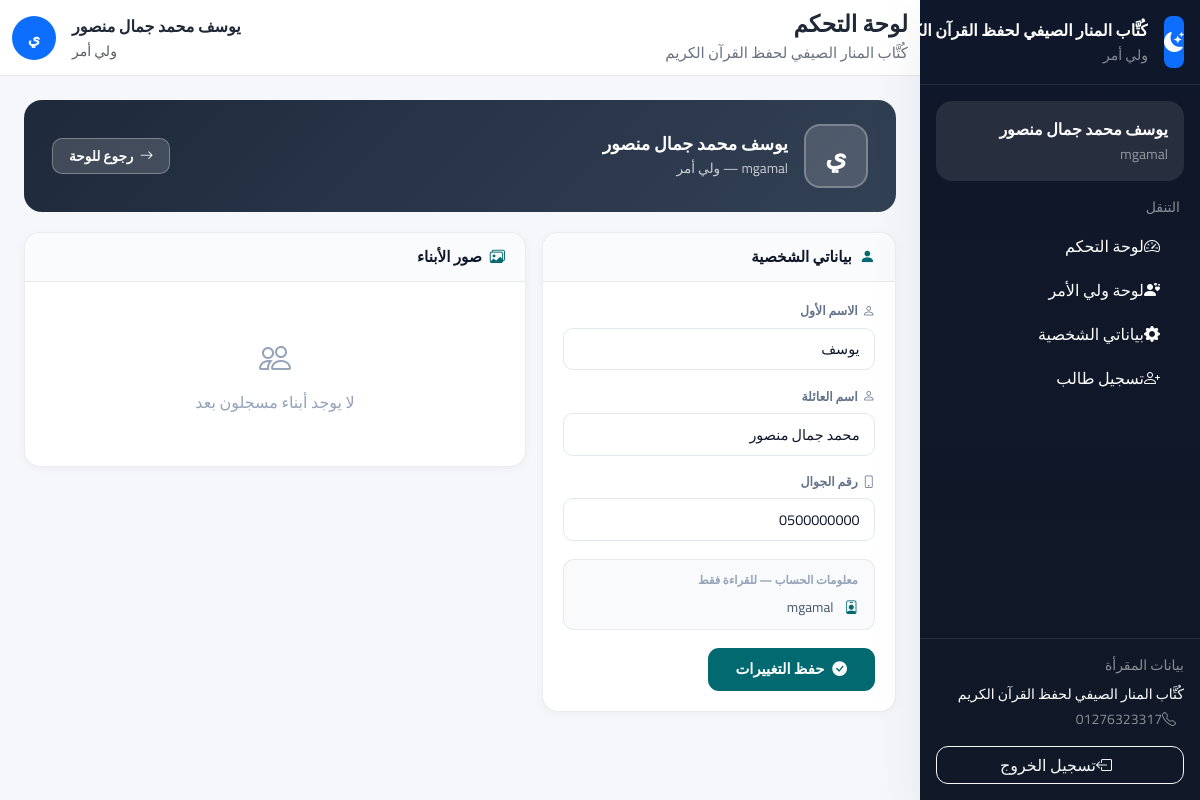
Screenshot of /accounts/d/parent/profile/ (signed in) with the database file from the repository.
### accounts/models.py (models this page shows, shortened)
class SiteSettings(models.Model):
    name = models.CharField(max_length=200, default='مقرأة القرآن الكريم', verbose_name='اسم المقرأة')
    logo = models.ImageField(upload_to='settings/', blank=True, null=True, verbose_name='الشعار')
    address = models.CharField(max_length=300, blank=True, verbose_name='العنوان')
    phone = models.CharField(max_length=20, blank=True, verbose_name='الهاتف')
    email = models.EmailField(blank=True, verbose_name='البريد الإلكتروني')
    description = models.TextField(blank=True, verbose_name='نبذة عن المقرأة')
    allow_registration = models.BooleanField(default=True, verbose_name='السماح بالتسجيل')
    auto_assign_halls = models.BooleanField(default=True, verbose_name='التسكين التلقائي')
    max_age_limit = models.PositiveIntegerField(default=15, verbose_name='الحد الأقصى للسن')
    min_age_limit = models.PositiveIntegerField(default=3, verbose_name='الحد الأدنى للسن')
    attendance_start_time = models.TimeField(default='08:00', verbose_name='وقت بداية الحضور')
    late_threshold_minutes = models.PositiveIntegerField(default=15, verbose_name='دقائق التأخير')
    facebook = models.URLField(blank=True, verbose_name='فيسبوك')
    whatsapp = models.CharField(max_length=20, blank=True, verbose_name='واتساب')
    updated_at = models.DateTimeField(auto_now=True)
    updated_by = models.ForeignKey(
        User,
        on_delete=models.SET_NULL,
        null=True,
        blank=True,
        verbose_name='آخر تعديل بواسطة'
    )
    @classmethod
    def get_settings(cls):
        obj, _ = cls.objects.get_or_create(pk=1)
        return obj
    class Meta:
        verbose_name = 'إعدادات الموقع'
        verbose_name_plural = 'إعدادات الموقع'

class User(AbstractUser):
    ROLE_GENERAL_MANAGER = 'general_manager'
    ROLE_GENERAL_SUPERVISOR = 'general_supervisor'
    ROLE_HALL_SUPERVISOR = 'hall_supervisor'
    ROLE_TEACHER = 'teacher'
    ROLE_PARENT = 'parent'
    ROLES = [
        (ROLE_GENERAL_MANAGER, 'مدير عام'),
        (ROLE_GENERAL_SUPERVISOR, 'مشرف عام'),
        (ROLE_HALL_SUPERVISOR, 'مشرف قاعات'),
        (ROLE_TEACHER, 'معلم'),
        (ROLE_PARENT, 'ولي أمر'),
    ]
    role = models.CharField(
        max_length=30,
        choices=ROLES,
        default=ROLE_PARENT,
        verbose_name='الدور الوظيفي'
    )
    phone = models.CharField(
        max_length=20,
        blank=True,
        null=True,
        verbose_name='رقم الهاتف'
    )
    profile_picture = models.ImageField(
        upload_to='profiles/',
        blank=True,
        null=True,
        verbose_name='الصورة الشخصية'
    )
    can_manage_users = models.BooleanField(default=False, verbose_name='إدارة المستخدمين')
    can_manage_halls = models.BooleanField(default=False, verbose_name='إدارة القاعات')
    can_manage_students = models.BooleanField(default=False, verbose_name='إدارة الطلاب')
    can_manage_attendance = models.BooleanField(default=False, verbose_name='إدارة الحضور')
    can_manage_evaluations = models.BooleanField(default=False, verbose_name='إدارة التقييمات')
    can_manage_settings = models.BooleanField(default=False, verbose_name='إدارة الإعدادات')
    @property
    def is_general_manager(self):
        return self.role == self.ROLE_GENERAL_MANAGER
    @property
    def is_general_supervisor(self):
        return self.role == self.ROLE_GENERAL_SUPERVISOR
    @property
    def is_hall_supervisor(self):
        return self.role == self.ROLE_HALL_SUPERVISOR
    @property
    def is_teacher(self):
        return self.role == self.ROLE_TEACHER
    @property
    def is_parent(self):
        return self.role == self.ROLE_PARENT
    class Meta:
        verbose_name = 'مستخدم'
        verbose_name_plural = 'المستخدمون'

### accounts/views_dashboard.py (the view, shortened to what this page needs)
class ParentProfileView(ParentRequiredMixin, View):
    template_name = 'dashboard/parent_profile.html'
    def get(self, request):
        form = ParentProfileForm(instance=request.user)
        return render(request, self.template_name, {'form': form})

### templates/dashboard/parent_profile.html (shortened to what this page needs)
{% extends "base.html" %}
{% block content %}
<div class="pp-hero">
    <div style="display:flex; align-items:center; gap:1rem;">
        <div class="pp-avatar-big">{{ user.first_name|first|default:user.username|first }}</div>
        <div>
            <h1>{{ user.get_full_name|default:user.username }}</h1>
            <p>{{ user.username }} — {{ user.get_role_display }}</p>
        </div>
    </div>
    <a href="{% url 'dashboard:parent' %}" class="btn-pp-back">
        <i class="bi bi-arrow-right"></i>رجوع للوحة
    </a>
</div>
<div class="row g-3">
    <div class="col-12 col-lg-5">
        <div class="pp-card">
            <div class="pp-card-header">
                <i class="bi bi-person-fill"></i>بياناتي الشخصية
            </div>
            <div class="pp-card-body">
                <form method="post" action="{% url 'dashboard:parent_profile' %}">
                    <div class="pp-form-group">
                        <label class="pp-label">
                            <i class="bi bi-person"></i>الاسم الأول
                        </label>
                        <input type="text" name="first_name"
                               value="{{ form.first_name.value|default:'' }}"
                               class="pp-input {% if form.first_name.errors %}error{% endif %}"
                               placeholder="الاسم الأول" required>
                    </div>
                    <div class="pp-form-group">
                        <label class="pp-label">
                            <i class="bi bi-person"></i>اسم العائلة
                        </label>
                        <input type="text" name="last_name"
                               value="{{ form.last_name.value|default:'' }}"
                               class="pp-input {% if form.last_name.errors %}error{% endif %}"
                               placeholder="اسم العائلة" required>
                    </div>
                    <div class="pp-form-group">
                        <label class="pp-label">
                            <i class="bi bi-phone"></i>رقم الجوال
                        </label>
                        <input type="text" name="phone"
                               value="{{ form.phone.value|default:'' }}"
                               class="pp-input {% if form.phone.errors %}error{% endif %}"
                               placeholder="05xxxxxxxx">
                    </div>
                    <div style="background:#f8fafc;border:1px solid rgba(15,23,42,.07);
                                border-radius:11px;padding:.75rem 1rem;margin-bottom:1.1rem;">
                        <div style="font-size:.72rem;font-weight:700;color:#94a3b8;margin-bottom:.5rem;">
                            معلومات الحساب — للقراءة فقط
                        </div>
                        <div style="display:flex;flex-direction:column;gap:.35rem;">
                            <div style="font-size:.85rem;color:#475569;">
                                <i class="bi bi-person-badge me-2" style="color:#01696f;"></i>
                                {{ user.username }}
                            </div>
                        </div>
                    </div>
                    <button type="submit" class="btn-save">
                        <i class="bi bi-check-circle-fill"></i>حفظ التغييرات
                    </button>
                </form>
            </div>
        </div>
    </div>
    <div class="col-12 col-lg-7">
        <div class="pp-card">
            <div class="pp-card-header">
                <i class="bi bi-images"></i>صور الأبناء
            </div>
            <div class="pp-card-body">
                {% if children %}
                <div class="row g-3">
                    {% for child in children %}
                    <div class="col-12 col-sm-6">
                        <div class="child-photo-card">
                            <div class="child-photo-header">
                                <div class="child-mini-avatar">
                                    {% if child.profile_picture %}
                                        <img src="{{ child.profile_picture.url }}"
                                             alt="{{ child.get_full_name }}">
                                    {% else %}
                                        {{ child.first_name|first }}
                                    {% endif %}
                                </div>
                                <div>
                                    <div class="child-photo-name">{{ child.get_full_name }}</div>
                                    <div class="child-photo-hall">
                                        {% if child.hall %}{{ child.hall.name }}{% else %}لم يتم التسكين{% endif %}
                                    </div>
                                </div>
                            </div>
                            <div class="child-photo-body">
                                <form method="post"
                                      action="{% url 'dashboard:student_photo' child.pk %}"
                                      enctype="multipart/form-data">
                                    {% csrf_token %}
                                    <div class="upload-area" id="area-{{ child.pk }}">
                                        <input type="file" name="profile_picture"
                                               accept="image/*"
                                               onchange="previewPhoto(this, {{ child.pk }})">
                                        <span class="upload-area-icon">
                                            <i class="bi bi-cloud-arrow-up"></i>
                                        </span>
                                        <div class="upload-area-text">اضغط لاختيار صورة</div>
                                        <div class="upload-area-hint">JPG, PNG — حجم أقصى 2MB</div>
                                    </div>
                                    <div id="preview-{{ child.pk }}"
                                         style="display:none;margin-top:.6rem;text-align:center;">
                                        <img id="preview-img-{{ child.pk }}"
                                             style="width:80px;height:80px;object-fit:cover;
                                                    border-radius:12px;border:2px solid #01696f;">
                                    </div>
                                    <button type="submit" class="btn-upload">
                                        <i class="bi bi-upload"></i>رفع الصورة
                                    </button>
                                </form>
                                {% if child.profile_picture %}
                                <div style="margin-top:.5rem;text-align:center;">
                                    <img src="{{ child.profile_picture.url }}"
                                         style="width:60px;height:60px;object-fit:cover;
                                                border-radius:10px;border:2px solid #e2e8f0;">
                                    <div style="font-size:.72rem;color:#94a3b8;margin-top:.25rem;">الصورة الحالية</div>
                                </div>
                                {% endif %}
                            </div>
                        </div>
                    </div>
                    {% endfor %}
                </div>
                {% else %}
                <div style="text-align:center;padding:2rem;color:#94a3b8;">
                    <i class="bi bi-people" style="font-size:2rem;display:block;margin-bottom:.5rem;"></i>
                    لا يوجد أبناء مسجلون بعد
                </div>
                {% endif %}
            </div>
        </div>
    </div>
</div>
{% endblock %}

### templates/partials/sidebar.html (shortened to what this page needs)
<aside class="sidebar d-flex flex-column" id="appSidebar">
    <div class="p-3 border-bottom border-secondary border-opacity-25">
        <div class="d-flex align-items-center gap-3">
            {% if SITE_LOGO and SITE_LOGO.url %}
                <img src="{{ SITE_LOGO.url }}" alt="{{ SITE_NAME }}" class="rounded-3"
                     width="52" height="52" style="object-fit: cover;">
            {% else %}
                <div class="bg-primary rounded-3 d-flex align-items-center justify-content-center text-white"
                     style="width:52px;height:52px;">
                    <i class="bi bi-moon-stars-fill fs-5"></i>
                </div>
            {% endif %}
            <div class="min-w-0">
                <div class="fw-bold text-white text-truncate">{{ SITE_NAME|default:"مقرأة تحفيظ القرآن الكريم" }}</div>
                <small class="text-white-50">{{ user.get_role_display }}</small>
            </div>
        </div>
    </div>
    <div class="p-3 overflow-y-auto flex-grow-1">
        <div class="bg-white bg-opacity-10 rounded-4 p-3 mb-3">
            <div class="fw-bold text-white">{{ user.get_full_name|default:user.username }}</div>
            <small class="text-white-50">{{ user.username }}</small>
        </div>
        <div class="small text-uppercase text-white-50 mb-2 px-1">التنقل</div>
        <nav class="nav flex-column gap-1">
            <a class="nav-link text-white rounded-3 px-3 py-2" href="{% url 'accounts:dashboard' %}">
                <i class="bi bi-speedometer2 ms-2"></i>لوحة التحكم
            </a>
            {% if user.is_parent %}
                <a class="nav-link text-white rounded-3 px-3 py-2" href="{% url 'dashboard:parent' %}">
                    <i class="bi bi-person-hearts ms-2"></i>لوحة ولي الأمر
                </a>
                <a class="nav-link text-white rounded-3 px-3 py-2" href="{% url 'dashboard:parent_profile' %}">
                    <i class="bi bi-gear-fill ms-2"></i>بياناتي الشخصية
                </a>
            {% endif %}
            {% if user.is_parent %}
                {% if ALLOW_REGISTRATION %}
                    <a class="nav-link text-white rounded-3 px-3 py-2" href="{% url 'students:register' %}">
                        <i class="bi bi-person-plus ms-2"></i>تسجيل طالب
                    </a>
                {% else %}
                    <span class="nav-link text-white-50 rounded-3 px-3 py-2"
                        style="cursor:default; opacity:.5;"
                        title="التسجيل مغلق حالياً">
                        <i class="bi bi-person-plus ms-2"></i>تسجيل طالب — مغلق
                    </span>
                {% endif %}
            {% endif %}
        </nav>
    </div>
    <div class="mt-auto p-3 border-top border-secondary border-opacity-25 flex-shrink-0">
        <div class="small text-white-50 mb-2">بيانات المقرأة</div>
        <div class="text-white small">{{ SITE_NAME }}</div>
        {% if SITE_PHONE %}
            <div class="text-white-50 small mt-1">
                <i class="bi bi-telephone ms-2"></i>{{ SITE_PHONE }}
            </div>
        {% endif %}
        <form method="post" action="{% url 'accounts:logout' %}" class="mt-3">
            <button type="submit" class="btn btn-outline-light w-100">
                <i class="bi bi-box-arrow-left ms-2"></i>تسجيل الخروج
            </button>
        </form>
    </div>
</aside>

### templates/partials/header.html (shortened to what this page needs)
<header class="topbar d-flex align-items-center">
    <div class="container-fluid">
        <div class="d-flex align-items-center justify-content-between gap-3">
            <div class="d-flex align-items-center gap-2">
                <div>
                    <h1 class="page-title">{% block page_title %}لوحة التحكم{% endblock %}</h1>
                    <div class="page-subtitle">{{ SITE_NAME|default:"مقرأة تحفيظ القرآن الكريم" }}</div>
                </div>
            </div>
            <div class="d-flex align-items-center gap-3">
                <div class="text-end d-none d-sm-block">
                    <div class="fw-bold">{{ user.get_full_name|default:user.username }}</div>
                    <small class="text-muted">{{ user.get_role_display }}</small>
                </div>
                <div class="rounded-circle bg-primary text-white d-flex align-items-center justify-content-center fw-bold"
                     style="width:44px;height:44px;">
                    {{ user.first_name|default:user.username|slice:":1" }}
                </div>
            </div>
        </div>
    </div>
</header>

### rows the page displays
SiteSettings: name "كُتَّاب المنار الصيفي لحفظ القرآن…", name "كُتَّاب المنار الصيفي لحفظ القرآن الكريم", phone "01276323317"
User: role "ولي أمر", get_full_name "يوسف محمد جمال منصور", username "mgamal", first_name "ي", first_name|first "ي", first_name "يوسف", last_name "محمد جمال منصور", phone "0500000000"
